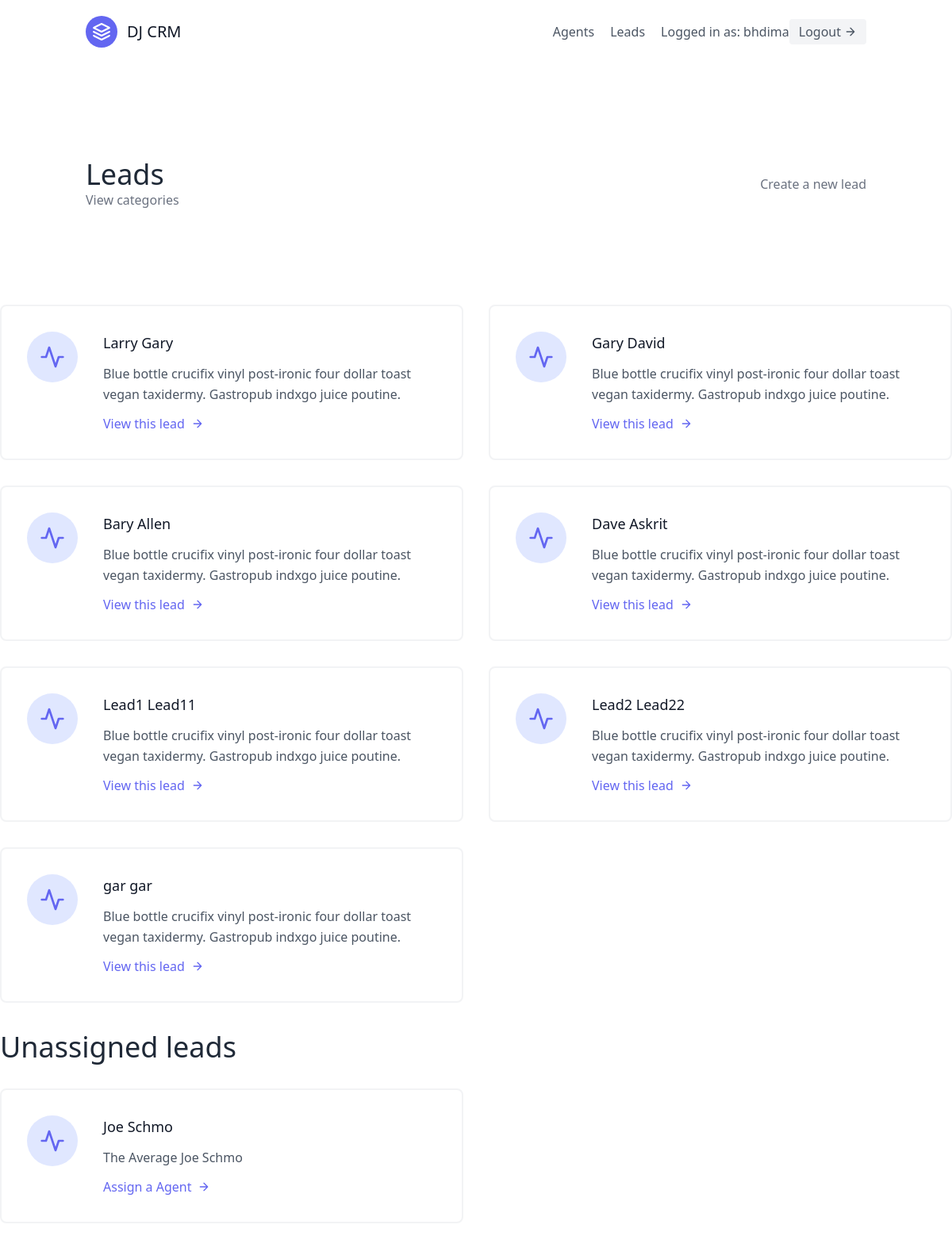
Screenshot of /leads/ (signed in) with the database file from the repository.
### leads/models.py (models this page shows, shortened)
class User(AbstractUser):
    is_organizor = models.BooleanField(default=True)
    is_agent = models.BooleanField(default=False)

class Lead(models.Model):
    first_name = models.CharField(max_length=20)
    last_name = models.CharField(max_length=20)
    age = models.IntegerField(default=0)
    organization = models.ForeignKey(UserProfile, on_delete=models.CASCADE)
    agent = models.ForeignKey("Agent", null=True, blank=True, on_delete=models.SET_NULL)
    category = models.ForeignKey("Category", related_name="leads", null=True, blank=True, on_delete=models.SET_NULL)
    description = models.TextField()
    date_added = models.DateTimeField(auto_now_add=True)
    phone_number = models.CharField(max_length=20)
    email = models.EmailField()

### leads/views.py (the view)
# urls.py: path('', LeadListView.as_view(), name='lead-list'),
class LeadListView(generic.ListView):
    template_name = "leads/lead_list.html"
    context_object_name = "leads"
    def get_queryset(self):
        user = self.request.user
        if user.is_organizor:
            queryset = Lead.objects.filter(
                organization=user.userprofile,
                agent__isnull=False
                )
        else:
            queryset = Lead.objects.filter(
                organization=user.agent.organization,
                agent__isnull=False
                )
            queryset = queryset.filter(agent__user=user)
        return queryset
    def get_context_data(self, **kwargs):
        context = super(LeadListView, self).get_context_data(**kwargs)
        user = self.request.user
        if user.is_organizor:
            queryset = Lead.objects.filter(
                organization=user.userprofile,
                agent__isnull=True
            )
            context.update({
                "unassigned_leads": queryset
            })
        return context

### leads/templates/leads/lead_list.html (shortened to what this page needs)
{% extends "base.html" %}
{% block content %}
<section class="text-gray-600 body-font">
    <div class="container px-5 py-24 mx-auto flex flex-wrap">
        <div class="w-full py-6 flex justify-between items-center" >
            <div>
                <h1 class="text-4xl text-gray-800">Leads</h1>
                <a class="text-gray-500 hover:text-blue-500" href="{% url 'leads:category-list' %}">
                  View categories
                </a>
            </div>
            {% if request.user.is_organizor %}
            <div>
                <a class="text-gray-500 hover:text-blue-500" href="{% url 'leads:lead-create' %}">Create a new lead</a>
            </div>
        </div>
        {% endif %}
      </div>
      <div class="flex flex-wrap -m-4">
        {% for lead in leads %}
        <div class="p-4 lg:w-1/2 md:w-full">
          <div class="flex border-2 rounded-lg border-gray-200 border-opacity-50 p-8 sm:flex-row flex-col">
            <div class="w-16 h-16 sm:mr-8 sm:mb-0 mb-4 inline-flex items-center justify-center rounded-full bg-indigo-100 text-indigo-500 flex-shrink-0">
                <svg fill="none" stroke="currentColor" stroke-linecap="round" stroke-linejoin="round" stroke-width="2" class="w-8 h-8" viewBox="0 0 24 24">
                    <path d="M22 12h-4l-3 9L9 3l-3 9H2"></path>
                </svg>
            </div>
            <div class="flex-grow">
                <h2 class="text-gray-900 text-lg title-font font-medium mb-3">
                    {{ lead.first_name }} {{ lead.last_name }}
                </h2>
                <p class="leading-relaxed text-base">
                    Blue bottle crucifix vinyl post-ironic four dollar toast vegan taxidermy. Gastropub indxgo juice poutine.
                </p>
                <a href = "{% url 'leads:lead-detail' lead.pk %}"class="mt-3 text-indigo-500 inline-flex items-center">
                    View this lead
                    <svg fill="none" stroke="currentColor" stroke-linecap="round" stroke-linejoin="round" stroke-width="2" class="w-4 h-4 ml-2" viewBox="0 0 24 24">
                    <path d="M5 12h14M12 5l7 7-7 7"></path>
                    </svg>
              </a>
            </div>
          </div>
        </div>
        {% endfor %}
      </div>
      {% if unassigned_leads.exists %}
        <div class="mt-5 flex flex-wrap -m-4">
          <div class="p-4 w-full">
            <h1 class="text-4xl text-gray-800">Unassigned leads</h1>
          </div>
          {% for lead in unassigned_leads %}
          <div class="p-4 lg:w-1/2 md:w-full">
            <div class="flex border-2 rounded-lg border-gray-200 border-opacity-50 p-8 sm:flex-row flex-col">
              <div class="w-16 h-16 sm:mr-8 sm:mb-0 mb-4 inline-flex items-center justify-center rounded-full bg-indigo-100 text-indigo-500 flex-shrink-0">
                  <svg fill="none" stroke="currentColor" stroke-linecap="round" stroke-linejoin="round" stroke-width="2" class="w-8 h-8" viewBox="0 0 24 24">
                    <path d="M22 12h-4l-3 9L9 3l-3 9H2"></path>
                  </svg>
              </div>
              <div class="flex-grow">
                <h2 class="text-gray-900 text-lg title-font font-medium mb-3">
                  {{ lead.first_name }} {{ lead.last_name }}
                </h2>
                <p class="leading-relaxed text-base">
                  {{ lead.description }}
                </p>
                <a href = "{% url 'leads:assign-agent' lead.pk %}"class="mt-3 text-indigo-500 inline-flex items-center">
                  Assign a Agent
                  <svg fill="none" stroke="currentColor" stroke-linecap="round" stroke-linejoin="round" stroke-width="2" class="w-4 h-4 ml-2" viewBox="0 0 24 24">
                    <path d="M5 12h14M12 5l7 7-7 7"></path>
                  </svg>
                </a>
              </div>
            </div>
          </div>
          {% endfor %}
        {% endif %}
      </div>
    </div>
{% endblock content %}

### templates/base.html (shortened to what this page needs)
{% load static %}
<!DOCTYPE html>
<html lang="en">
<head>
    <link href="{% static 'css/styles.css' %}" rel="stylesheet" />
    <script src="https://cdn.tailwindcss.com"></script>
</head>
<body>
    <div class="max-w-7xl ">
        {% include "navbar.html" %}
        {% block content %}
        {% endblock content %}
</body>
</html>

### templates/navbar.html (shortened to what this page needs)
<header class="text-gray-600 body-font">
    <div class="container mx-auto flex flex-wrap p-5 flex-col md:flex-row items-center">
      <a class="flex title-font font-medium items-center text-gray-900 mb-4 md:mb-0">
        <svg xmlns="http://www.w3.org/2000/svg" fill="none" stroke="currentColor" stroke-linecap="round" stroke-linejoin="round" stroke-width="2" class="w-10 h-10 text-white p-2 bg-indigo-500 rounded-full" viewBox="0 0 24 24">
          <path d="M12 2L2 7l10 5 10-5-10-5zM2 17l10 5 10-5M2 12l10 5 10-5"></path>
        </svg>
        <span class="ml-3 text-xl">DJ CRM</span>
      </a>
      <nav class="md:ml-auto flex flex-wrap items-center text-base justify-center">
        {% if not request.user.is_authenticated %}
          <a href="{% url 'signup' %}" class="mr-5 hover:text-gray-900">Signup</a>
        {% else %}
          {% if request.user.is_organizor %}
          <a href="{% url 'agents:agent-list' %}" class="mr-5 hover:text-gray-900">Agents</a>
          {% endif %}
          <a href="{% url 'leads:lead-list' %}" class="mr-5 hover:text-gray-900">Leads</a>
          {% endif %}
      </nav>
      {% if request.user.is_authenticated %}
        Logged in as: {{ request.user.username }}
        <a href="{% url 'logout' %}" class="inline-flex items-center bg-gray-100 border-0 py-1 px-3 focus:outline-none hover:bg-gray-200 rounded text-base mt-4 md:mt-0">
          Logout
            <svg fill="none" stroke="currentColor" stroke-linecap="round" stroke-linejoin="round" stroke-width="2" class="w-4 h-4 ml-1" viewBox="0 0 24 24">
              <path d="M5 12h14M12 5l7 7-7 7"></path>
            </svg>
        </a>
      {% endif %}
    </div>
</header>

### templates/scripts.html (shortened to what this page needs)
{% load static %}

### rows the page displays
User: user.username "bhdima"
Lead: first_name "Larry", last_name "Gary"
Lead: first_name "Gary", last_name "David"
Lead: first_name "Bary", last_name "Allen"
Lead: first_name "Dave", last_name "Askrit"
Lead: first_name "Lead1", last_name "Lead11"
Lead: first_name "Lead2", last_name "Lead22"
Lead: first_name "gar", last_name "gar"
Lead: first_name "Joe", last_name "Schmo", description "The Average Joe Schmo"
